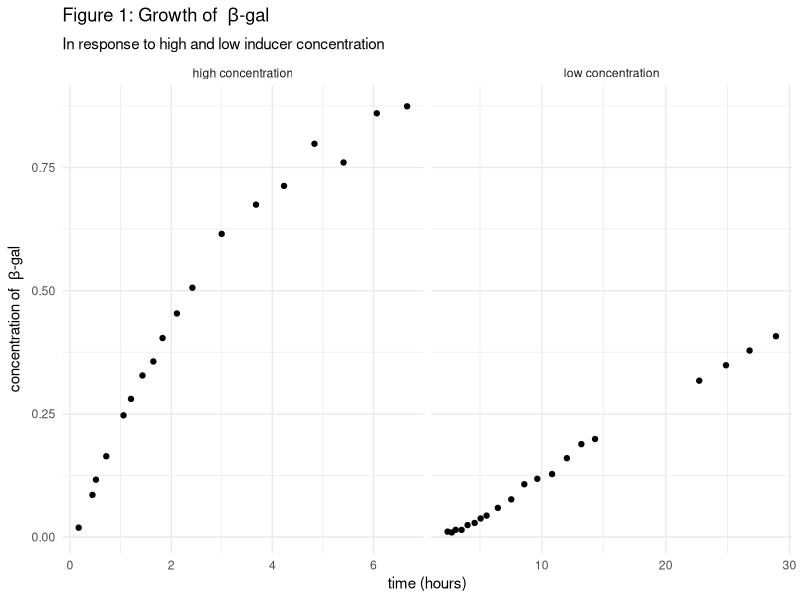
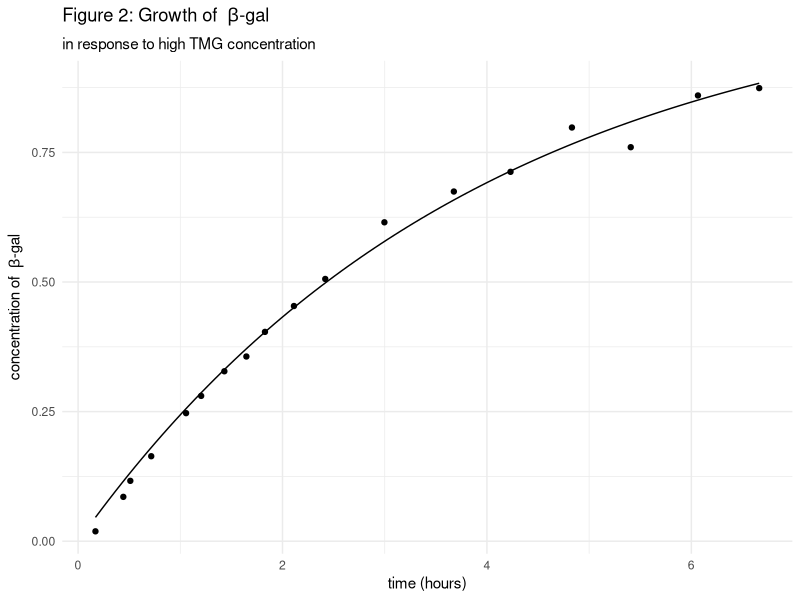
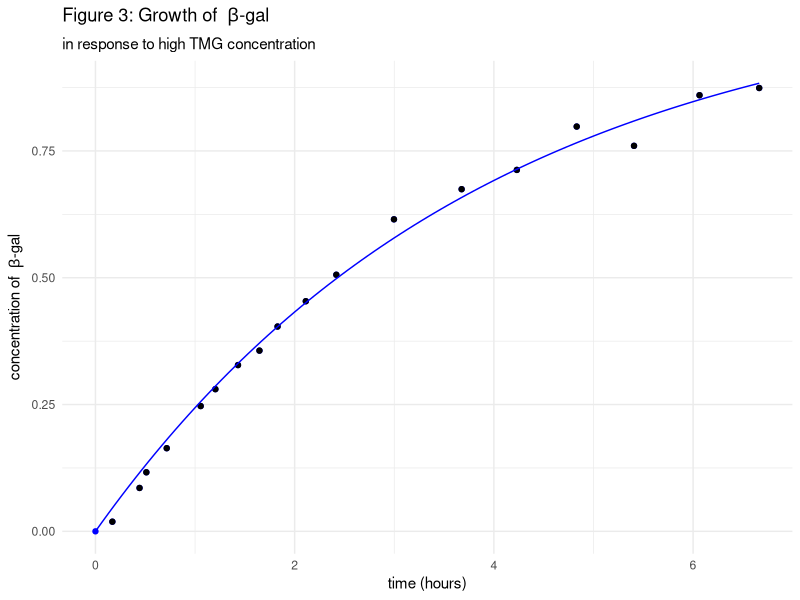
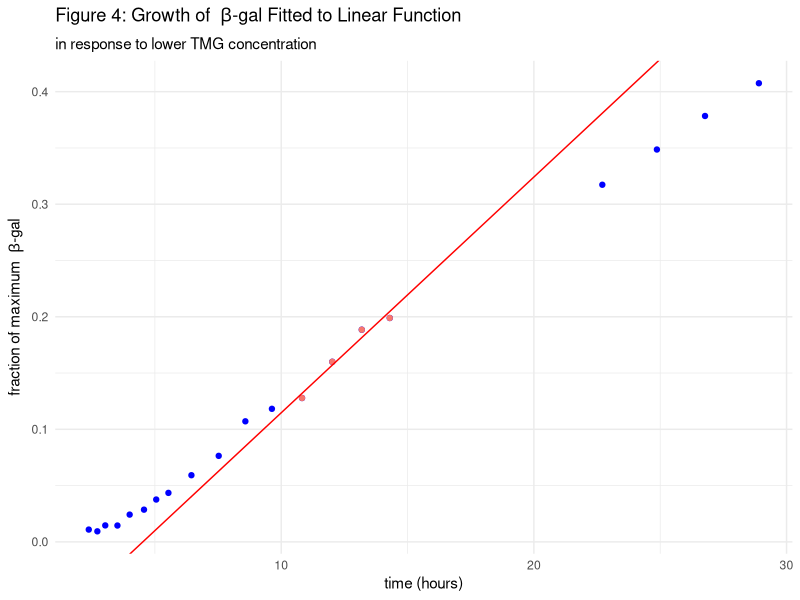
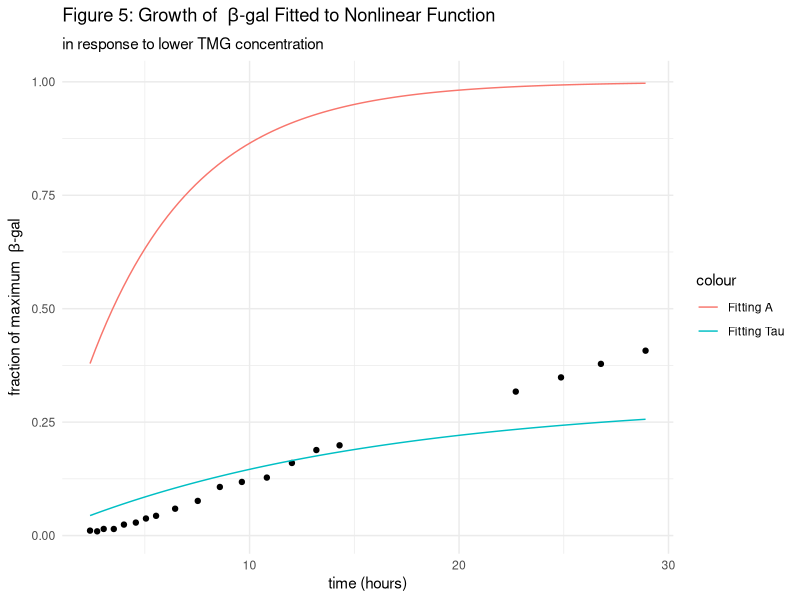
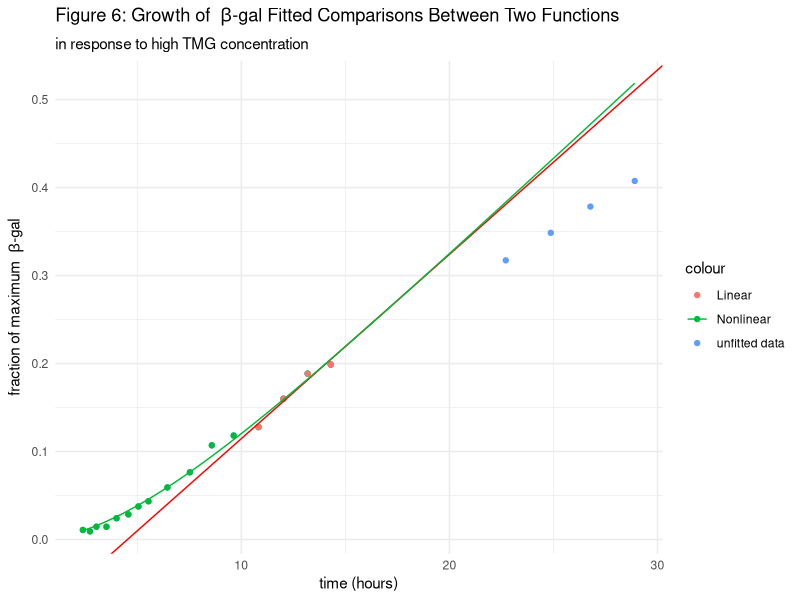

These figures' R source, in order:
## ---- chunk 1
knitr::opts_chunk$set(echo = FALSE)
library(tidyverse)
library(glue)
library(knitr)
theme_set(theme_minimal())

## ---- chunk 2
#import A;
novick_a <- read.csv("data/g149novickA.csv", header = FALSE) 
novick_a <- novick_a %>%   
  # separate columns and add titles;
  separate_wider_delim(1, ",", names = c("t", "concentration")) %>%
  # render as number
  mutate_if(is.character, as.numeric)

#import B; 
novick_b <- read.csv("data/g149novickB.csv", header = FALSE) 
novick_b <- novick_b %>%   
  # separate columns and add titles;
  separate_wider_delim(1, ",", names = c("t", "concentration")) %>% 
  # render as number
  mutate_if(is.character, as.numeric) 
kable(signif(novick_b, 3))

## ---- chunk 3

# combine both datasets
data_comb <- novick_a %>% 
  mutate(data = "high concentration") %>%
  rbind(mutate(novick_b, data = "low concentration"))
  

data_comb %>%
  ggplot(aes(x = t, y = concentration)) +
  labs(
    title = expression(paste("Figure 1: Growth of  ", beta, "-gal")), 
    subtitle = "In response to high and low inducer concentration",
    x = "time (hours)", 
    y = expression(paste("concentration of  ", beta, "-gal"))
  ) + geom_point() +
  facet_wrap(~data_comb$data, scales = "free_x")

## ---- chunk 4
#define function
growth_a <- function (t, ampl, tau) (ampl*(1- exp(-(t/tau))))
  
#fit function without (0,0)
a_q2_fn <- nls(novick_a$concentration ~ growth_a(t, ampl, tau), data = novick_a, start = list(ampl = 1.26, tau = 2.62))

# store coefficients
coef_a2 <- coef(a_q2_fn)
coef_a2_df <- data.frame(data = "dataset A", values = signif(coef_a2, 4))

# plot fitted curve over data
novick_a %>%
  ggplot(aes(x = t, y = concentration)) + 
  geom_point(data = novick_a) + 
  labs( 
    title = expression(paste("Figure 2: Growth of  ", beta, "-gal")), 
    subtitle = "in response to high TMG concentration", 
    x = "time (hours)", 
    y = expression(paste("concentration of  ", beta, "-gal"))
  )+
  stat_function(fun = growth_a, 
                args = c(ampl = coef_a2[[1]], 
                         tau = coef_a2[[2]]))
kable(coef_a2_df)
## ---- chunk 5

#fit data with (0,0)

# add (0,0) to data
a_q3_df <- novick_a %>%
  rbind(c(0,0))
# fit data again
a_q3_fit <- nls(a_q3_df$concentration ~ growth_a(t, ampl, tau), data = a_q3_df, start = list(ampl = 1.26, tau = 2.62))

coef_a3 <- coef(a_q3_fit)
coef_comp <- coef_a2 %>% 
  rbind (data.frame(data = "with (0,0)", values = signif(coef(a_q3_fit), 4))) 

# plot new fitted curve over data
a_q3_df %>%
  ggplot(aes(x = t, y = concentration)) + 
  geom_point(color = "blue")+
  geom_point(data = novick_a) + 
  labs( 
    title = expression(paste("Figure 3: Growth of  ", beta, "-gal")), 
    subtitle = "in response to high TMG concentration", 
    x = "time (hours)", 
    y = expression(paste("concentration of  ", beta, "-gal"))
  )+
  stat_function(color = "blue", 
                fun = growth_a, 
                args = c(ampl = coef_a3[[1]], 
                         tau = coef_a3[[2]]))
kable(coef_comp)
print(summary(a_q3_fit))

## predict and calculate MSE for model
a_q3_pred <- predict(a_q3_fit, newdata = data.frame(t = a_q3_df$t))
a_q3_mse <- mean((a_q3_df$concentration - a_q3_pred)^2)

## ---- chunk 6
# get data for 10<=t<=15
b_q2 <- novick_b %>% 
  filter(t >= 10) %>% 
  filter(t <= 15)
# fit straight line for 10<= t <= 15

b_q2_fit <- lm(b_q2$concentration ~ b_q2$t)
coef_b2 <- coef(b_q2_fit)
b_q2_summ <- summary(b_q2_fit)

print(coef_b2)

  # plot
novick_b %>%
  ggplot(aes(x = t, y = concentration)) + 
  geom_point(color = "blue") + 
  geom_point(data = b_q2, aes(color = "red"))+ 
  labs(
    title = expression(paste("Figure 4: Growth of  ", beta, 
                             "-gal Fitted to Linear Function")), 
    subtitle = "in response to lower TMG concentration", 
    x = "time (hours)", 
    y = expression(paste("fraction of maximum  ", beta, "-gal"))
  ) + 
  geom_abline(color = "red",
    intercept = coef_b2[[1]], 
    slope = coef_b2[[2]])  + 
  theme(legend.position = "none")

# compare fit
print(b_q2_summ)

# fit same line over the entire dataset
# predict with linear model with entire dataset
b_q2_pred <- predict(b_q2_fit, newdata = data.frame(t = b_q2$t))
b_q2_mse <- mean((b_q2$concentration - b_q2_pred)^2)

b_q2_pred_all <- predict(b_q2_fit, newdata = data.frame(t = novick_b$t))
b_q2_mse_all <- mean((novick_b$concentration - b_q2_pred_all)^2)

tibble(MSE = c(b_q2_mse, b_q2_mse_all)) %>%
  signif(3) %>%
  mutate(data = c("10<= t <= 15", "entire dataset")) %>%
  print()


## ---- chunk 7
# fit function from a
# define function
growth_b3 <- function (t, ampl, tau) (ampl*(1- exp(-(t/tau))))

# generate an example function
# downscale function from A

# plot the fitted function
novick_b %>%
  ggplot(aes(x = t, y = concentration)) + 
  geom_point() + 
  labs( 
    title = expression(paste("Figure 5: Growth of  ", beta, 
                             "-gal Fitted to Nonlinear Function")), 
    subtitle = "in response to lower TMG concentration", 
    x = "time (hours)", 
    y = expression(paste("fraction of maximum  ", beta, "-gal"))
  )  +
  stat_function(aes(color = "Fitting Tau"),
    fun = growth_b3, 
                args = c(ampl = 0.3, 
                         tau = 15)) +
  stat_function(aes(color = "Fitting A"),
                fun = growth_b3, 
                args = c(ampl = 1, 
                         tau = 5)) 
## ---- chunk 8
# Separate data for t<= 15

b_q4_df <- novick_b %>%
  filter(t <= 15)


# define function
growth_b4 <- function (t, beta, tau) (beta * (-1 + t/tau + exp(-t/tau)))

# fit function
b_q4 <- nls(b_q4_df$concentration ~ growth_b4(t, beta, tau), 
            data = b_q4_df, start = list(beta = 1, tau = 4))

coef_b4 <- coef(b_q4)

# plot the new fitted function
# the data of t>15 is in blue and the rest is in red

b_q4_df %>%
  ggplot(aes(x = t, y = concentration)) +
  geom_point(data = novick_b, aes(color = 'unfitted data'))+
  geom_point(aes(color = 'Nonlinear'))+
  geom_point(data = b_q2, aes(color = 'Linear')) + 
  labs( 
    title = expression(paste("Figure 6: Growth of  ", beta, 
                             "-gal Fitted Comparisons Between Two Functions")), 
    subtitle = "in response to high TMG concentration", 
    x = "time (hours)", 
    y = expression(paste("fraction of maximum  ", beta, "-gal"))
    ) +
  geom_abline(color = "red", 
              intercept = coef_b2[[1]], 
              slope = coef_b2[[2]]) +
  stat_function(aes(color = 'Nonlinear'), 
                fun = growth_b4, 
                args = c(beta = coef_b4[[1]], 
                         tau = coef_b4[[2]]))

b_q4 %>% 
  summary() %>%
  print()
## ---- chunk 9
kable(signif(novick_a, 3))
kable(signif(novick_b, 3))
